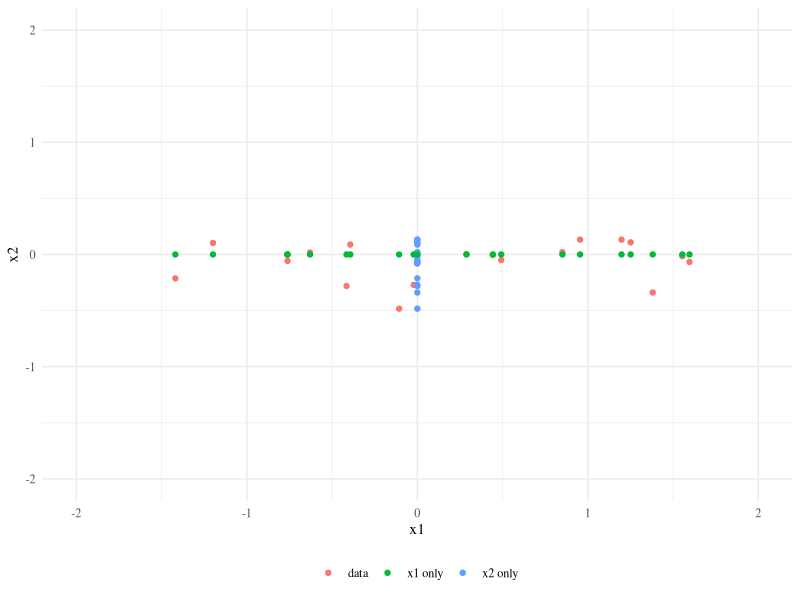
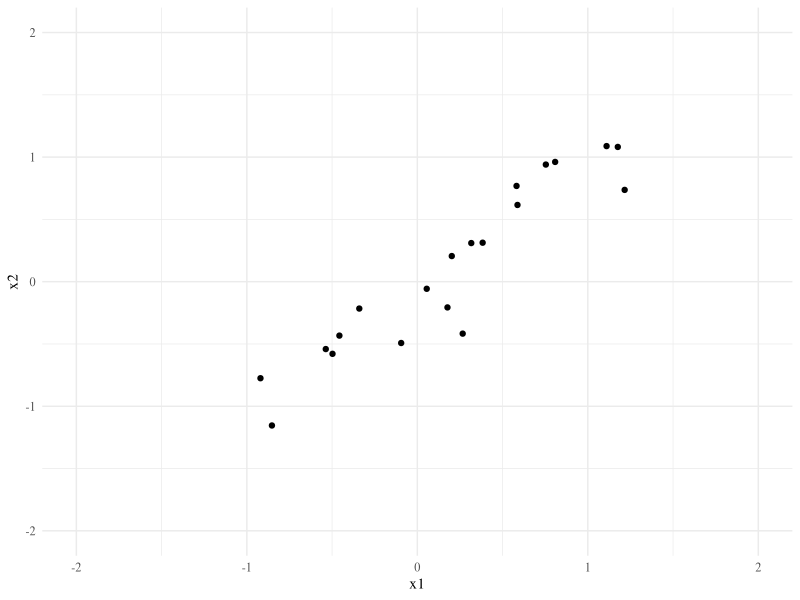
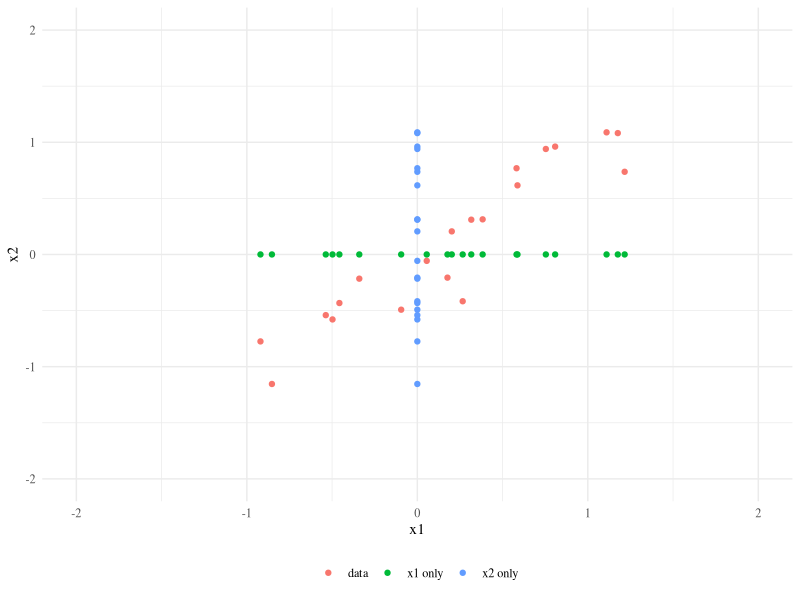
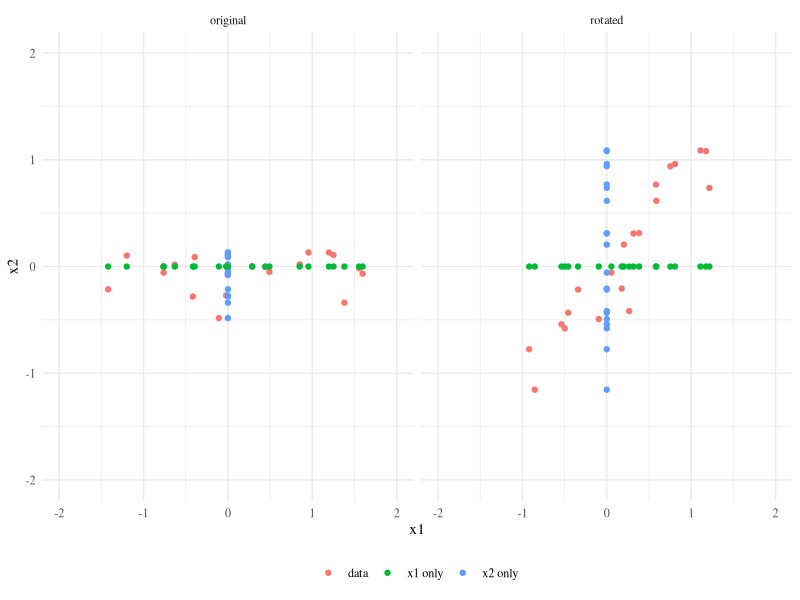
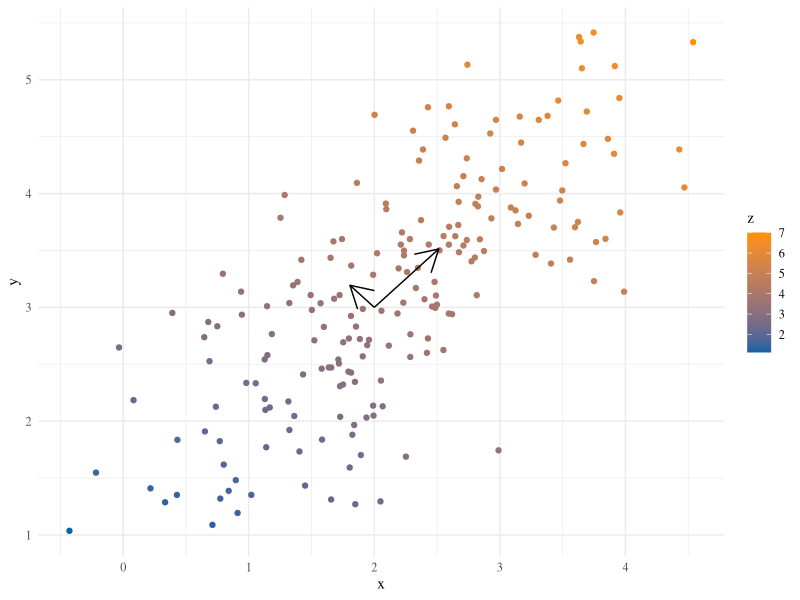
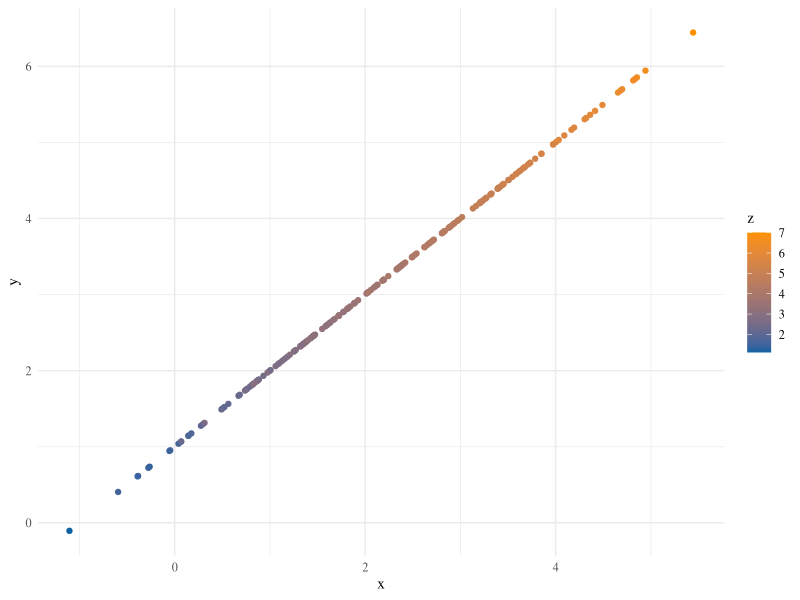
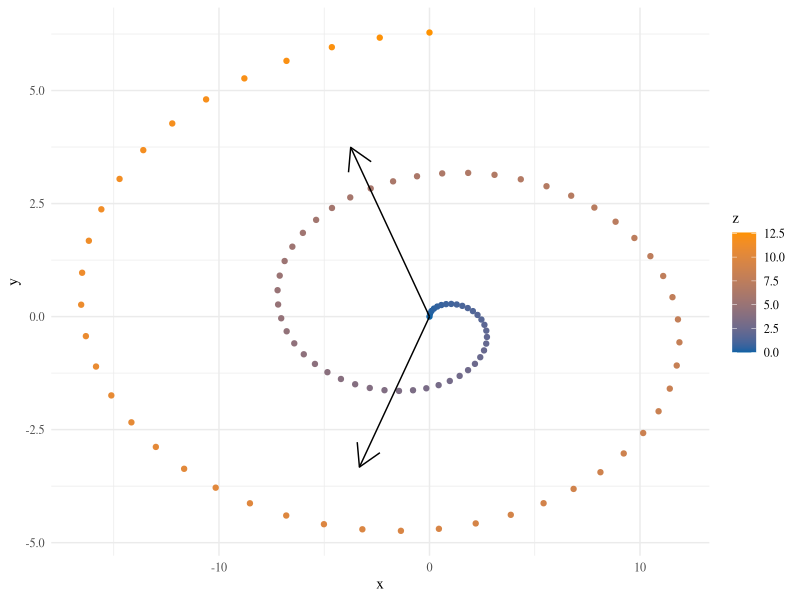
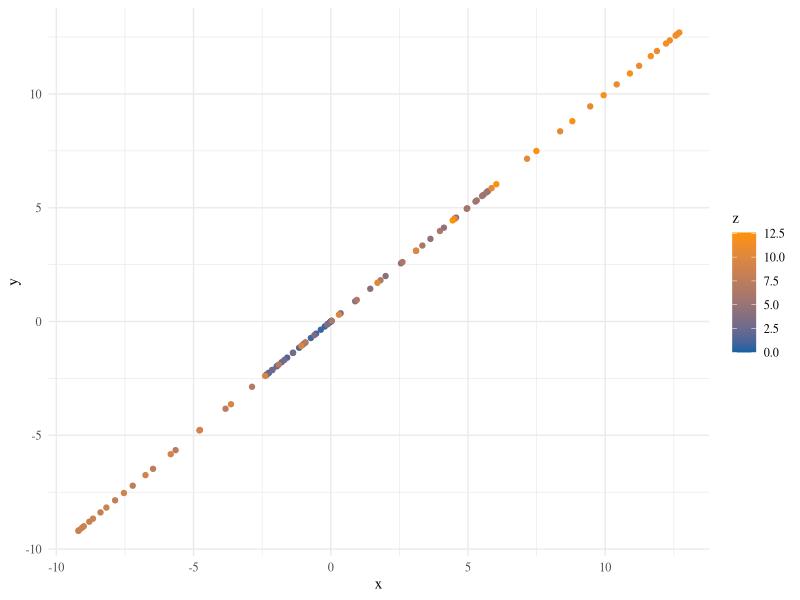

Here is the R script that generated these plots, in order: (Note: this script raises an error after producing the figures.)
## ---- chunk 1
library(knitr)
opts_chunk$set(message=FALSE, warning=FALSE, echo=FALSE,
               fig.align='center',fig.width=10,
               fig.height=6, cache=TRUE, autodep = TRUE)
library(tidyverse)
theme_set(theme_minimal(base_family="Times"))
green = '#00AF64'
blue = '#0B61A4'
red = '#FF4900'
orange = '#FF9200'
colvec = c(green,blue,red,orange)
## ---- chunk 2
df = data.frame(x=rep(rnorm(20,sd=1),3),y=rep(rnorm(20,sd=.2),3),
                lab = rep(c('data','x2 only','x1 only'),each=20))
df[21:40,1] = 0
df[41:60,2] = 0
ggplot(df,aes(x=x,y=y,color=lab)) + geom_point() + ylim(-2,2) + xlim(-2,2) +
  theme(legend.title = element_blank(), legend.position = 'bottom') +
  ylab('x2') + xlab('x1')
## ---- chunk 3
theta = -pi/4
R = matrix(c(cos(theta),sin(theta),-sin(theta),cos(theta)),2)
X = as.matrix(df[1:20,1:2]) %*% R
df2 = data.frame(x=rep(X[,1],3),y=rep(X[,2],3),
                lab = rep(c('data','x2 only','x1 only'),each=20))
df2[21:40,1] = 0
df2[41:60,2] = 0
df2 %>% filter(lab=='data') %>% 
  ggplot(aes(x=x,y=y)) + geom_point() + ylim(-2,2) + xlim(-2,2) +
  theme(legend.title = element_blank(), legend.position = 'bottom') +
  ylab('x2') + xlab('x1')
## ---- chunk 4
df2 %>% 
  ggplot(aes(x=x,y=y,color=lab)) + geom_point() + ylim(-2,2) + xlim(-2,2) +
  theme(legend.title = element_blank(), legend.position = 'bottom') +
  ylab('x2') + xlab('x1')
## ---- chunk 5
df3 = bind_rows(df,df2)
df3$version = rep(c('original','rotated'),each=60)
df3 %>% 
  ggplot(aes(x=x,y=y,color=lab)) + geom_point() + ylim(-2,2) + xlim(-2,2) +
  facet_grid(~version)+
  theme(legend.title = element_blank(), legend.position = 'bottom') +
  ylab('x2') + xlab('x1')
## ---- chunk 6
set.seed(12345)
library(mvtnorm)
m = c(2,3)
covmat = matrix(c(1,.75,.75,1),2)
ee = eigen(covmat)
x = rmvnorm(200, m, covmat)
z = apply(x, 1, function(x) sqrt(sum(x^2)))
df = data.frame(x=x[,1], y=x[,2], z=z)
ss = sqrt(ee$values)
df_arrows = data.frame(x1 = m[1], y1 = m[2],
                       x2 = m[1] + ee$vectors[1,]*ss/sum(ss),
                       y2 = m[2] + ee$vectors[2,]*ss/sum(ss))
g <- ggplot(df) + geom_point(aes(x=x,y=y,col=z)) + theme_minimal(base_family = 'serif')
g + scale_color_gradient(low=blue, high=orange) + 
  geom_segment(aes(x=x1,y=y1,xend=x2,yend=y2), data=df_arrows, arrow=arrow())
## ---- chunk 7
xx = scale(x, center=m, scale=FALSE) %*% ee$vectors[,1]
df2 = data.frame(x=xx + m[1], y=xx + m[2], z=z)
g <- ggplot(df2) + geom_point(aes(x=x,y=y,col=z)) + theme_minimal(base_family = 'serif')
g + scale_color_gradient(low=blue, high=orange)
## ---- chunk 8
tt = seq(0,4*pi,length=100)
df_spiral = data.frame(x = 3/2*tt*sin(tt), y = 0.5*tt*cos(tt), z=tt)
ee = eigen(crossprod(scale(as.matrix(df_spiral[,1:2]))))
ss = sqrt(ee$values)
df_arrows = data.frame(x1 = 0, y1 = 0,
                       x2 =  ee$vectors[1,]*ss/sum(ss)*10,
                       y2 =  ee$vectors[2,]*ss/sum(ss)*10)
g1 <- ggplot(df_spiral) + geom_point(aes(x=x,y=y,col=z)) + 
  theme_minimal(base_family = 'serif') + 
  scale_color_gradient(low=blue, high=orange) + 
  geom_segment(aes(x=x1,y=y1,xend=x2,yend=y2), data=df_arrows, arrow=arrow())
g1
## ---- chunk 9
xx = as.matrix(df_spiral[,1:2]) %*% ee$vectors[,1]
df_spiral2 = data.frame(x=xx, y=xx, z=tt)
g <- ggplot(df_spiral2) + geom_point(aes(x=x,y=y,col=z)) + 
  theme_minimal(base_family = 'serif')
g + scale_color_gradient(low=blue, high=orange)
## ---- chunk 10
n = nrow(df_spiral)
I_M = (diag(n) - tcrossprod(rep(1,n))/n)
kp = (tcrossprod(as.matrix(df_spiral[,1:2])) + 1)^2
Kp = I_M %*% kp %*% I_M
Ep = eigen(Kp, symmetric = TRUE)
polydf = data_frame(
  x=Ep$vectors[,1]*Ep$values[1],
  y=Ep$vectors[,2]*Ep$values[2],
  z = df_spiral$z)
kg = exp(-as.matrix(dist(df_spiral[,1:2]))^2 / 10)
Kg = I_M %*% kg %*% I_M
Eg = eigen(Kg, symmetric = TRUE)
gaussdf = data_frame(
  x=Eg$vectors[,1]*Eg$values[1],
  y=Eg$vectors[,2]*Eg$values[2],
  z = df_spiral$z)
dfkern = bind_rows(df_spiral, df_spiral2, polydf, gaussdf)
dfkern$method = rep(c('data','pca','KPCA poly(2)', 'KPCA gauss(100)'), each=n)
dfkern %>% 
  ggplot(aes(x=x,y=y,color=z)) + geom_point() + 
  facet_wrap(~method,scales = 'free', nrow=2) +
  scale_color_gradient(low=blue, high=orange)
## ---- chunk 11
quad <- function(x) x^2
ggplot(data.frame(x=c(-1,1)), aes(x)) + stat_function(fun=quad, color=blue) +
  geom_abline(slope = 1, intercept = -.25, color=red)
## ---- chunk 12
Delta = as.matrix(dist(df_spiral[,1:2]))
df_Delta = gather(as.data.frame(Delta),key='y')
df_Delta$x = rep(1:n,n)/n
df_Delta = mutate(df_Delta, y= as.numeric(y)/n)
g2 <- ggplot(df_Delta,aes(x=x,y=y,fill=value)) + geom_raster() + 
  scale_fill_gradient(low=blue, high=orange)
gridExtra::grid.arrange(g1,g2,nrow=1)
## ---- chunk 13
K = exp(-Delta^2/.95)
df_K = gather(as.data.frame(K),key='y')
df_K$x = rep(1:n,n)/n
df_K = mutate(df_K, y= as.numeric(y)/n)
g3 <- ggplot(df_K,aes(x=x,y=y,fill=value)) + geom_raster() + 
  scale_fill_gradient(low=blue, high=orange)
gridExtra::grid.arrange(g2,g3,nrow=1)
## ---- chunk 14
include_graphics("gfx/diffuse.jpg")
## ---- chunk 15
include_graphics("gfx/spiralcoord.jpg")
## ---- chunk 16
include_graphics("gfx/swissRoll.png")
## ---- chunk 17
tt = -100:500/100
elephant <- function(tt,eye=TRUE){
  x = 12*cos(3*tt) - 14*cos(5*tt) + 50*sin(tt) + 18*sin(2*tt)
  y = -30*sin(tt) + 8*sin(2*tt) - 10*sin(3*tt) - 60*cos(tt)
  if(eye) return(data.frame(y=c(y,20),x=c(-x,20)))
  else return(data.frame(y=y,x=-x))
}
ele = elephant(tt)
ele$tt = c(tt,-2)
ggplot(ele, aes(x=y,y=x,col=tt)) + geom_point() + theme_minimal(base_family = 'serif') +
  scale_color_gradient(low=blue, high=orange)
## ---- chunk 18
n = 250
tt = runif(n,-1,5)
dele = elephant(tt,FALSE)+rnorm(n,0,2)
dele$tt = tt
ggplot(dele, aes(x=y,y=x,col=tt)) + geom_point() + theme_minimal(base_family = 'serif') +
  scale_color_gradient(low=blue, high=orange)
X = as.matrix(dele[,1:2])
## ---- chunk 19
Xbar = colMeans(X)
Xc = scale(X, center=Xbar, scale=FALSE) ## Decided not to scale
ee = eigen(tcrossprod(Xc))
Xhat = ee$vectors[,1] * sqrt(ee$values[1])
df_to_plot = data.frame(x=Xhat+Xbar[1], y=Xhat+Xbar[2], z=tt)
ggplot(df_to_plot, aes(x=y,y=x,col=tt)) + geom_point() + 
  theme_minimal(base_family = 'serif') +
  scale_color_gradient(low=blue, high=orange)
## ---- chunk 20
select = sample.int(nrow(X), floor(nrow(X)/2))
Xsmall = X[select,]
Xrest = X[-select,]
Xbarsmall = colMeans(Xsmall)
Xcsmall = scale(Xsmall, center=Xbar, scale=FALSE) ## Decided not to scale
ee = eigen(tcrossprod(Xcsmall))
L21 = tcrossprod(scale(Xrest, center=Xbarsmall, scale=FALSE), Xcsmall)
Xhat = c(ee$vectors[,1], L21 %*% ee$vectors[,1]/ee$values[1]) * sqrt(ee$values[1])
df_to_plot = data.frame(x=Xhat+Xbarsmall[1], y=Xhat+Xbarsmall[2], z=tt)
ggplot(df_to_plot, aes(x=y,y=x,col=tt)) + geom_point() + 
  theme_minimal(base_family = 'serif') +
  scale_color_gradient(low=blue, high=orange)
## ---- chunk 21
Dmat = as.matrix(dist(Xc))^2
K = exp(-Dmat/150) ## Why 150??
K[K<.1] = 0 ## sometimes this helps
L = diag(nrow(K)) - diag(1/rowSums(K)) %*% K
ee = eigen(L)
tail(ee$values,10)
last = which.min(ee$values[ee$values>1e-12])
Xhat = ee$vectors[,last] / ee$values[last]
df_to_plot = data.frame(x=Xhat+Xbar[1], y=Xhat+Xbar[2], z=tt)
ggplot(df_to_plot, aes(x=x,y=y,col=tt)) + geom_point() + 
  theme_minimal(base_family = 'serif') +
  scale_color_gradient(low=blue, high=orange)
## ---- chunk 22
Ks = K[select,select]
ls = length(select)
Ls = diag(ls) - diag(1/rowSums(Ks)) %*% Ks
ee = eigen(Ls)
ee$values = Re(ee$values) ##!
ee$vectors = Re(ee$vectors)
tail(ee$values)
last = which.min(ee$values[ee$values>1e-12])
L21 = L[-select,select]
Xhat = c(ee$vectors[,last], L21 %*% ee$vectors[,last]/ee$values[last]) / ee$values[last]
df_to_plot = data.frame(x=Xhat+Xbar[1], y=Xhat+Xbar[2], z=tt)
ggplot(df_to_plot, aes(x=y,y=x,col=tt)) + geom_point() + 
  theme_minimal(base_family = 'serif') +
  scale_color_gradient(low=blue, high=orange)
